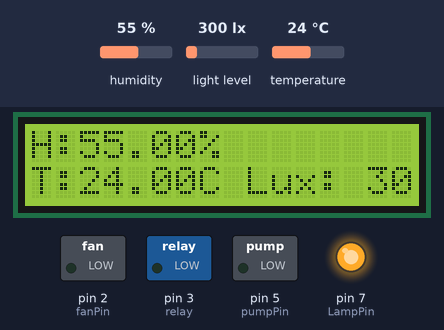
A sketch run on a simulated Arduino Uno, built with avr-gcc and run on an emulated ATmega328P. Shown: 16×2 character LCD, switched loads named in the sketch (green lamp = pin HIGH), output pins drawn as LEDs (lit = HIGH). The inputs (shaded band) are chosen by the test bench; at power-on: humidity 55 %, light level 300 lx, temperature 24 °C. What the sketch prints to the serial monitor is not drawn.

Above: at 3.2 s.
3.3 s: humidity set to 78 %
At 4.5 s:
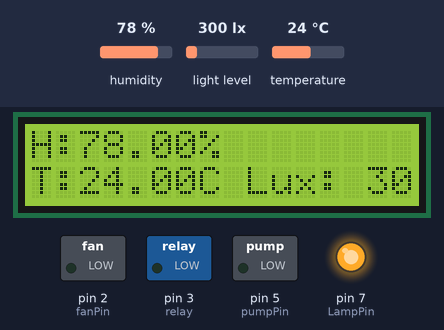
5.7 s: humidity set to 81 %
At 6.9 s:
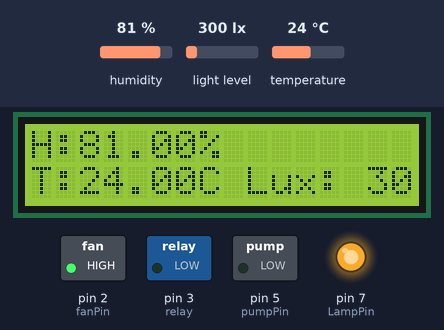
7.8 s: light level set to 66 lx
At 9.2 s:
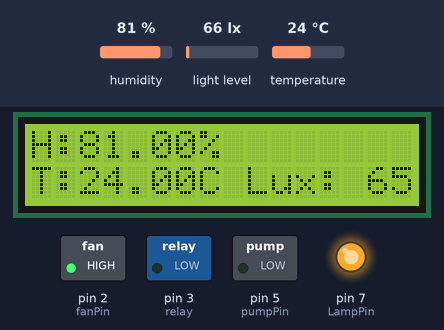
9.9 s: light level set to 54 lx
At 11.4 s:
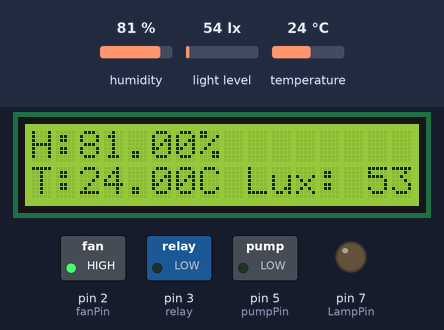
11.9 s: humidity set to 22 %
At 13.7 s:
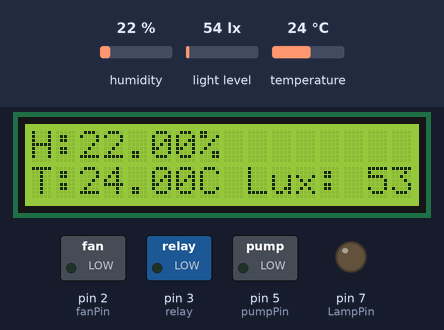
14.0 s: temperature set to 12 °C
At 16.0 s:
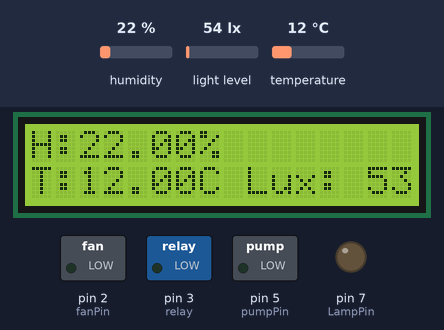
Timing chart, 0 to 17.1 s (numbered marks = the images above; inputs shaded):
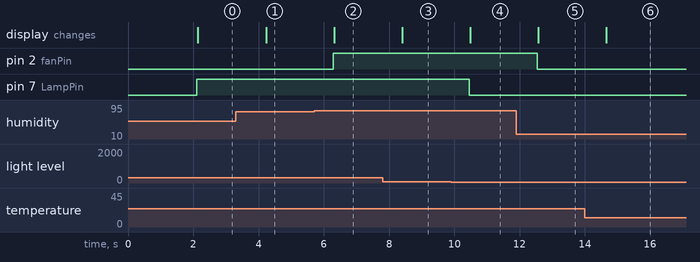

The sketch:

Growth-tent-Arduino.ino
```cpp
#include <Wire.h>
#include <LiquidCrystal_I2C.h>
#include <DHT.h>
#include <BH1750.h>
//Code by Rangga Vallian Sayoga, Hanif A Rahadiansyah, Putra Wisnu Adjie
#define DHTPIN 13
#define TIPEDHT DHT11
#define relay 3
#define fanPin 2  // Pin untuk mengontrol kipas
#define pumpPin 5  // Pin untuk mengontrol water pump

const int LampPin = 7; //Relay Lamp

DHT dht(DHTPIN, TIPEDHT);
BH1750 Cahaya;

// Inisialisasi objek LCD menggunakan I2C
LiquidCrystal_I2C lcd(0x27, 16, 2);

void setup() {
  Serial.begin(9600);
  lcd.begin(16, 2);  // Inisialisasi LCD dengan 16 kolom dan 2 baris
  lcd.backlight();   // Nyalakan backlight LCD
  pinMode(relay, OUTPUT);
  pinMode(fanPin, OUTPUT);
  pinMode(pumpPin, OUTPUT);
  pinMode(LampPin, OUTPUT);
  dht.begin();
  Cahaya.begin();

  // Menampilkan judul di LCD
  lcd.setCursor(3, 0);
  lcd.print("Monitoring");
  lcd.setCursor(4, 1);
  lcd.print("GROW TENT");
  delay(2000);  // Tunggu 2 detik

  // Bersihkan LCD
  lcd.clear();
}

void loop() {
  unsigned int Variabel_1 = 0;
  int IntensitasCahaya = Cahaya.readLightLevel();
  float kelembaban = dht.readHumidity();
  float temperatur = dht.readTemperature();

  if (isnan(kelembaban) || isnan(temperatur) || isnan(IntensitasCahaya)) {
    Serial.println(F("Gagal membaca sensor"));
    return;
  }
{

  if (IntensitasCahaya < 60){
    digitalWrite(LampPin, LOW);
  } else {
    digitalWrite(LampPin, HIGH);
  }

  if (millis() - Variabel_1 > 300) {
    // Mengontrol kipas berdasarkan tingkat kelembaban
    if (kelembaban < 80) {
      digitalWrite(fanPin, LOW);  // Nyalakan kipas
    } else {
      digitalWrite(fanPin, HIGH);   // Matikan kipas
    }

    // Mengontrol water pump berdasarkan suhu


    // Mengontrol relay berdasarkan tingkat kelembaban

    }

    // Menampilkan data di LCD
    lcd.clear();
    lcd.setCursor(0, 0);
    lcd.print("H:");
    lcd.print(kelembaban);
    lcd.print("% ");
    lcd.setCursor(0, 1);
    lcd.print("T:");
    lcd.print(temperatur);
    lcd.print("C ");
    lcd.setCursor(9, 1); // Pindah ke kolom ke-9 pada baris ke-1
    lcd.print("Lux: ");
    lcd.print(IntensitasCahaya);
  }

  Serial.print("Kelembaban: ");
  Serial.print(kelembaban);
  Serial.print("%  Temperatur: ");
  Serial.print(temperatur);
  Serial.print("°C ");
  Serial.print("  Lux: ");
  Serial.print(IntensitasCahaya);
  Serial.println();

  delay(1000);
}
```

Measured:
- the behaviour switches between 79 and 80 % on humidity (found by bisection; images 1 and 2)
- the behaviour switches between 61 and 60 lx on light level (found by bisection; images 3 and 4)
- after the input at 3.3 s, the display: changes after 0.93 s (image 1)
- after the input at 5.7 s, pin 2 (fanPin): LOW → HIGH after 0.59 s; the display: changes after 0.62 s (image 2)
- after the input at 7.8 s, the display: changes after 0.60 s (image 3)
- after the input at 9.9 s, pin 7 (LampPin): HIGH → LOW after 0.56 s; the display: changes after 0.59 s (image 4)
- after the input at 11.9 s, pin 2 (fanPin): HIGH → LOW after 0.65 s; the display: changes after 0.68 s (image 5)
- after the input at 14.0 s, the display: changes after 0.66 s (image 6)
